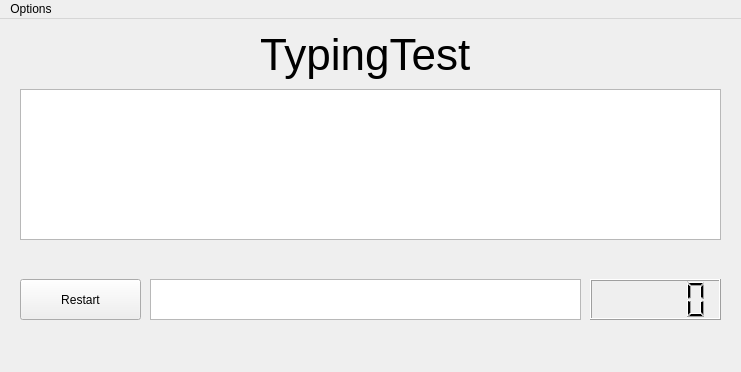
<?xml version="1.0" encoding="UTF-8"?>
<ui version="4.0">
 <class>TypingTest</class>
 <widget class="QMainWindow" name="TypingTest">
  <property name="geometry">
   <rect>
    <x>0</x>
    <y>0</y>
    <width>741</width>
    <height>372</height>
   </rect>
  </property>
  <property name="windowTitle">
   <string>TypingTest</string>
  </property>
  <widget class="QWidget" name="centralWidget">
   <widget class="QLCDNumber" name="lcdNumber">
    <property name="geometry">
     <rect>
      <x>590</x>
      <y>260</y>
      <width>131</width>
      <height>41</height>
     </rect>
    </property>
   </widget>
   <widget class="QTextEdit" name="inputTextEdit">
    <property name="geometry">
     <rect>
      <x>150</x>
      <y>260</y>
      <width>431</width>
      <height>41</height>
     </rect>
    </property>
    <property name="font">
     <font>
      <pointsize>18</pointsize>
     </font>
    </property>
    <property name="verticalScrollBarPolicy">
     <enum>Qt::ScrollBarAlwaysOff</enum>
    </property>
    <property name="horizontalScrollBarPolicy">
     <enum>Qt::ScrollBarAlwaysOff</enum>
    </property>
    <property name="sizeAdjustPolicy">
     <enum>QAbstractScrollArea::AdjustToContents</enum>
    </property>
   </widget>
   <widget class="QPushButton" name="restart">
    <property name="geometry">
     <rect>
      <x>20</x>
      <y>260</y>
      <width>121</width>
      <height>41</height>
     </rect>
    </property>
    <property name="text">
     <string>Restart</string>
    </property>
   </widget>
   <widget class="QTextEdit" name="displayTextEdit">
    <property name="geometry">
     <rect>
      <x>20</x>
      <y>70</y>
      <width>701</width>
      <height>151</height>
     </rect>
    </property>
    <property name="font">
     <font>
      <pointsize>32</pointsize>
     </font>
    </property>
    <property name="autoFillBackground">
     <bool>false</bool>
    </property>
    <property name="verticalScrollBarPolicy">
     <enum>Qt::ScrollBarAlwaysOff</enum>
    </property>
    <property name="horizontalScrollBarPolicy">
     <enum>Qt::ScrollBarAlwaysOff</enum>
    </property>
    <property name="sizeAdjustPolicy">
     <enum>QAbstractScrollArea::AdjustToContents</enum>
    </property>
    <property name="readOnly">
     <bool>true</bool>
    </property>
   </widget>
   <widget class="QLabel" name="label">
    <property name="geometry">
     <rect>
      <x>260</x>
      <y>10</y>
      <width>221</width>
      <height>51</height>
     </rect>
    </property>
    <property name="font">
     <font>
      <pointsize>33</pointsize>
     </font>
    </property>
    <property name="text">
     <string>TypingTest</string>
    </property>
   </widget>
  </widget>
  <widget class="QMenuBar" name="menuBar">
   <property name="geometry">
    <rect>
     <x>0</x>
     <y>0</y>
     <width>741</width>
     <height>22</height>
    </rect>
   </property>
   <widget class="QMenu" name="menuOptions">
    <property name="title">
     <string>Options</string>
    </property>
    <addaction name="actionHelp"/>
    <addaction name="actionAbout"/>
   </widget>
   <addaction name="menuOptions"/>
  </widget>
  <action name="actionHelp">
   <property name="text">
    <string>Help</string>
   </property>
   <property name="shortcut">
    <string>F1</string>
   </property>
  </action>
  <action name="actionAbout">
   <property name="text">
    <string>About...</string>
   </property>
  </action>
 </widget>
 <layoutdefault spacing="6" margin="11"/>
 <resources/>
 <connections/>
</ui>
